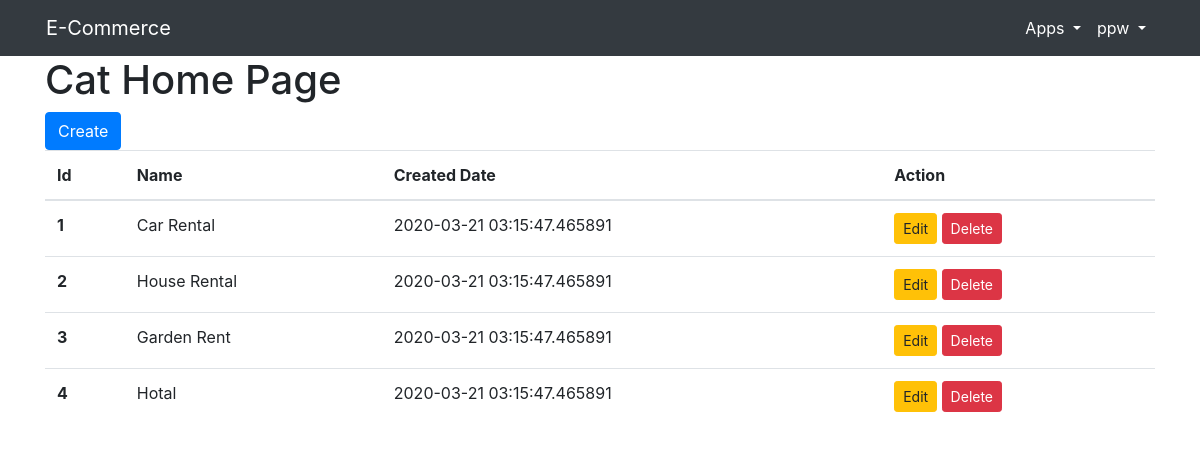
Screenshot of / (signed in) with the database file from the repository.
### app.py (models this page shows)
class Category(db.Model):
    id = db.Column(db.Integer,primary_key=True)
    name = db.Column(db.String(200),nullable=False)
    created_at = db.Column(db.DateTime,default=datetime.utcnow())

### app.py (the view)
@app.route('/')
def catHome():
    cats = Category.query.all()
    context = {
        "title":"Cat Home page",
        "cats":cats
    }
    return render_template('cat_home.html',context=context)

### templates/cat_home.html
{% extends 'base.html' %}
{% block content %}
<div class="container">
    <div class="">
        <h1>Cat Home Page</h1>
        <a href="{{url_for('catCreate')}}" class="btn btn-primary">Create</a>
        <table class="table">
            <thead>
              <tr>
                <th scope="col">Id</th>
                <th scope="col">Name</th>
                <th scope="col">Created Date</th>
                <th scope="col">Action</th>
              </tr>
            </thead>
            <tbody>
          {%for cat in context.cats%}
              <tr>
                <th scope="row">{{cat.id}}</th>
                <td>{{cat.name}}</td>
                <td>{{cat.created_at}}</td>
                <td>
                    <a href="{{url_for('catEdit',id=cat.id)}}" class="btn btn-sm btn-warning">Edit</a>
                    <a href="{{url_for('catDelete',id=cat.id)}}" class="btn btn-sm btn-danger">Delete</a>
                </td>
              </tr>
            {% endfor %}
            </tbody>
          </table>
    </div>
</div>
{% endblock %}

### rows the page displays
Category: id "1", name "Car Rental", created_at "2020-03-21 03:15:47.465891"
Category: id "2", name "House Rental", created_at "2020-03-21 03:15:47.465891"
Category: id "3", name "Garden Rent", created_at "2020-03-21 03:15:47.465891"
Category: id "4", name "Hotal", created_at "2020-03-21 03:15:47.465891"

### other values shown
{{ session["username"] }} "ppw"
